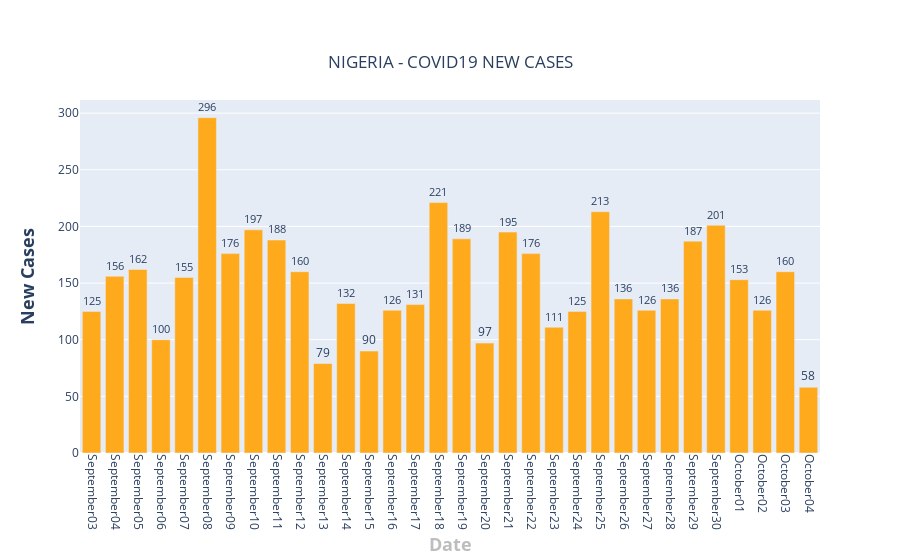

This figure's notebook cell:
### Code cell
fig = go.Figure()

ngr_total_per_day = []
for date in dates:    
    total = ngr[date].str.replace('+','').fillna(0).str.replace(',','').fillna(0).astype(int)
    ngr_total_per_day.append(int(total))
    
fig.add_trace(go.Bar(x=dates[-32:],  y = ngr_total_per_day[-32:],text=ngr_total_per_day[-32:],textposition='outside',name = "South Africa",marker_color='#FFAA1D'))
fig.update_layout(
    title={
        'text': "NIGERIA - COVID19 NEW CASES",
        'y':0.9,
        'x':0.5,
        'xanchor': 'center',
        'yanchor': 'top'},
    xaxis=dict(title='<b>Date</b>',titlefont_size=18, titlefont=dict(color='#BDBDBD')),
    yaxis=dict(title='<b>New Cases</b>',titlefont_size=18),
    xaxis_tickangle=90,
)

fig.show()

### Figure 1 — Plotly figure (JSON) as saved in the notebook; plotly's stock layout.template omitted (floating-point values rounded to 4 significant figures)
{"data": [{"marker": {"color": "#FFAA1D"}, "name": "South Africa", "text": ["125", "156", "162", "100", "155", "296", "176", "197", "188", "160", "79", "132", "90", "126", "131", "221", "189", "97", "195", "176", "111", "125", "213", "136", "126", "136", "187", "201", "153", "126", "160", "58"], "textposition": "outside", "type": "bar", "x": ["September03", "September04", "September05", "September06", "September07", "September08", "September09", "September10", "September11", "September12", "September13", "September14", "September15", "September16", "September17", "September18", "September19", "September20", "September21", "September22", "September23", "September24", "September25", "September26", "September27", "September28", "September29", "September30", "October01", "October02", "October03", "October04"], "y": [125, 156, 162, 100, 155, 296, 176, 197, 188, 160, 79, 132, 90, 126, 131, 221, 189, 97, 195, 176, 111, 125, 213, 136, 126, 136, 187, 201, 153, 126, 160, 58]}], "layout": {"title": {"text": "NIGERIA - COVID19 NEW CASES", "x": 0.5, "xanchor": "center", "y": 0.9, "yanchor": "top"}, "xaxis": {"tickangle": 90, "title": {"font": {"color": "#BDBDBD", "size": 18}, "text": "<b>Date</b>"}}, "yaxis": {"title": {"font": {"size": 18}, "text": "<b>New Cases</b>"}}}}
